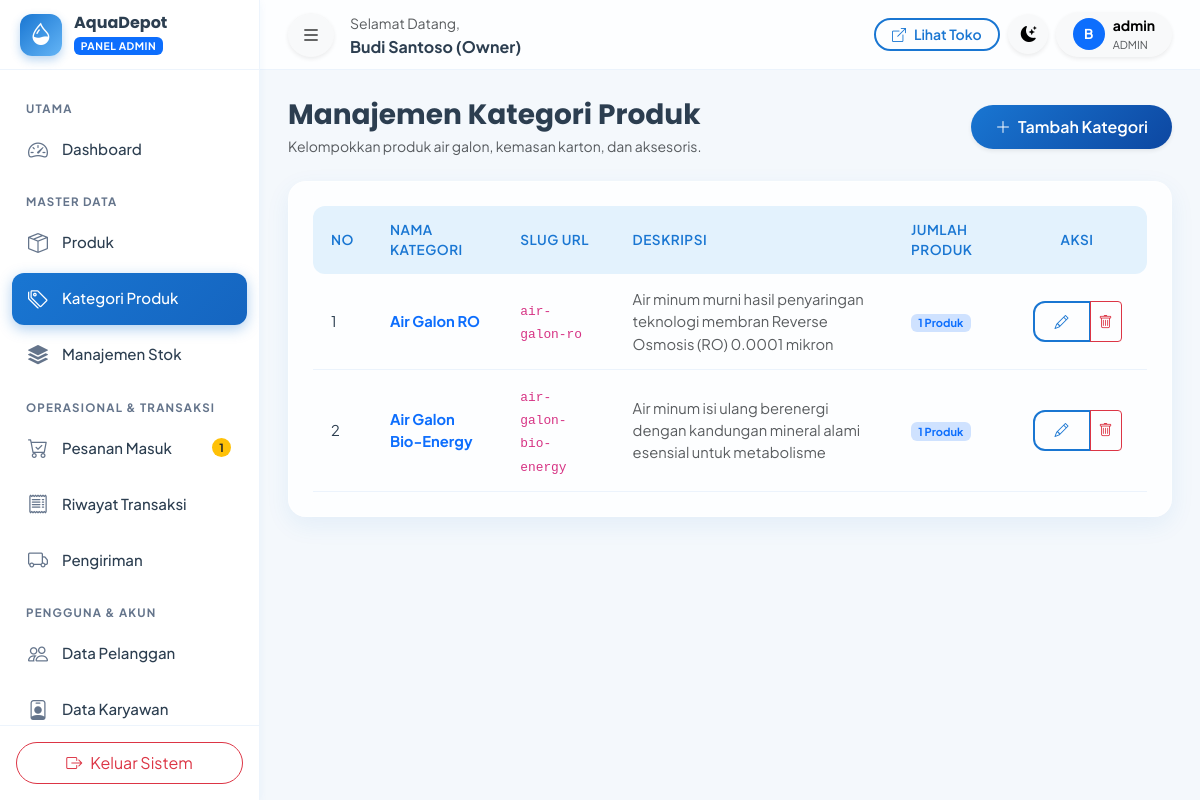
The app's page /admin/kategori.php (signed in) with its own data.
### tables this page shows
CREATE TABLE `pengaturan` (
  `id` INT AUTO_INCREMENT PRIMARY KEY,
  `nama_depot` VARCHAR(100) NOT NULL DEFAULT 'AquaDepot',
  `slogan` VARCHAR(255) DEFAULT 'Air Minum Bersih, Sehat, dan Higienis untuk Keluarga Anda',
  `alamat` TEXT NOT NULL,
  `no_telepon` VARCHAR(20) DEFAULT '081234567890',
  `no_whatsapp` VARCHAR(20) DEFAULT '6281234567890',
  `email` VARCHAR(100) DEFAULT 'info@aquadepot.id',
  `jam_operasional` VARCHAR(100) DEFAULT 'Senin - Minggu: 07.00 - 20.00 WIB',
  `ongkos_kirim_default` DECIMAL(12,2) DEFAULT 3000.00,
  `rekening_bank` TEXT DEFAULT 'Bank BCA: 123-456-7890 a.n. AquaDepot\nBank Mandiri: 987-654-3210 a.n. AquaDepot',
  `maps_embed` TEXT DEFAULT '<iframe src=\"https://maps.google.com/maps?q=Jl.+Ki+Penjawi+12-10,+Sidorejo+Lor,+Kec.+Sidorejo,+Kota+Salatiga,+Jawa+Tengah+50714&t=&z=15&ie=UTF8&iwloc=&output=embed\" width=\"100%\" height=\"350\" style=\"border:0;\" allowfullscreen=\"\" loading=\"lazy\"></iframe>',
  `logo` VARCHAR(255) DEFAULT 'logo.png',
  `updated_at` DATETIME DEFAULT CURRENT_TIMESTAMP ON UPDATE CURRENT_TIMESTAMP
);

CREATE TABLE `kategori` (
  `id` INT AUTO_INCREMENT PRIMARY KEY,
  `nama_kategori` VARCHAR(100) NOT NULL,
  `slug` VARCHAR(100) NOT NULL UNIQUE,
  `deskripsi` TEXT NULL,
  `created_at` DATETIME DEFAULT CURRENT_TIMESTAMP,
  `updated_at` DATETIME DEFAULT CURRENT_TIMESTAMP ON UPDATE CURRENT_TIMESTAMP
);

### config/config.php (called while the page is built, shortened)
<?php
function base_url($path = '') {
    $path = ltrim($path, '/');
    return BASE_URL . ($path ? '/' . $path : '');
}
function url($path = '') {
    return base_url($path);
}
function asset($path = '') {
    return base_url('assets/' . ltrim($path, '/'));
}
function get_pengaturan() {
    static $settings = null;
    if ($settings === null) {
        try {
            $db = Database::getConnection();
            $stmt = $db->query("SELECT * FROM pengaturan LIMIT 1");
            $settings = $stmt->fetch();
        } catch (Exception $e) {
            $settings = [
                'nama_depot' => 'AquaDepot',
                'slogan' => 'Air Bersih & Higienis',
                'alamat' => 'Jl. Ki Penjawi 12-10, Sidorejo Lor, Kec. Sidorejo, Kota Salatiga, Jawa Tengah 50714',
                'no_telepon' => '081234567890',
                'no_whatsapp' => '6281234567890',
                'email' => 'info@aquadepot.id',
                'jam_operasional' => '07.00 - 20.00 WIB',
                'ongkos_kirim_default' => 3000,
                'rekening_bank' => 'BCA: 123-456-7890 a/n AquaDepot'
            ];
        }
    }
    return $settings;
}

### admin/kategori.php (the view, shortened to what this page needs)
<?php
require_once __DIR__ . '/../config/config.php';
$db = Database::getConnection();
$categories = $db->query("
    SELECT k.*, COUNT(p.id) as total_produk
    FROM kategori k
    LEFT JOIN produk p ON k.id = p.kategori_id
    GROUP BY k.id
    ORDER BY k.id ASC
")->fetchAll();
?>
<!DOCTYPE html>
<html lang="id" data-bs-theme="light">
<head>
    <link href="https://cdn.jsdelivr.net/npm/bootstrap@5.3.3/dist/css/bootstrap.min.css" rel="stylesheet">
    <link rel="stylesheet" href="https://cdn.jsdelivr.net/npm/bootstrap-icons@1.11.3/font/bootstrap-icons.min.css">
    <link rel="stylesheet" href="https://cdn.jsdelivr.net/npm/sweetalert2@11/dist/sweetalert2.min.css">
    <link rel="stylesheet" href="<?= asset('css/style.css') ?>">
</head>
<body data-base-url="<?= base_url() ?>">
<div class="app-wrapper">
    <?php require_once __DIR__ . '/../includes/sidebar_admin.php'; ?>
    <div class="app-main">
        <?php require_once __DIR__ . '/../includes/topbar.php'; ?>
        <div class="app-content">
            <div class="d-flex flex-wrap justify-content-between align-items-center gap-3 mb-4">
                <div>
                    <h3 class="fw-bold mb-1">Manajemen Kategori Produk</h3>
                    <p class="text-muted small mb-0">Kelompokkan produk air galon, kemasan karton, dan aksesoris.</p>
                </div>
                <button type="button" class="btn btn-primary rounded-pill px-4 shadow-sm" data-bs-toggle="modal" data-bs-target="#categoryModal" onclick="openCreateModal()">
                    <i class="bi bi-plus-lg me-1"></i> Tambah Kategori
                </button>
            </div>
            <div class="glass-card p-4">
                <div class="table-responsive">
                    <table class="table-modern">
                        <thead>
                            <tr>
                                <th style="width: 5%;">No</th>
                                <th>Nama Kategori</th>
                                <th>Slug URL</th>
                                <th>Deskripsi</th>
                                <th>Jumlah Produk</th>
                                <th class="text-center" style="width: 140px;">Aksi</th>
                            </tr>
                        </thead>
                        <tbody>
                            <?php $no = 1; foreach ($categories as $cat): ?>
                                <tr>
                                    <td><?= $no++ ?></td>
                                    <td class="fw-bold text-primary"><?= htmlspecialchars($cat['nama_kategori']) ?></td>
                                    <td><code><?= htmlspecialchars($cat['slug']) ?></code></td>
                                    <td class="small text-muted"><?= htmlspecialchars($cat['deskripsi'] ?: '-') ?></td>
                                    <td>
                                        <span class="badge bg-primary-subtle text-primary"><?= $cat['total_produk'] ?> Produk</span>
                                    </td>
                                    <td class="text-center">
                                        <div class="btn-group btn-group-sm">
                                            <button type="button" class="btn btn-outline-primary" onclick='openEditModal(<?= json_encode($cat) ?>)' title="Edit Kategori">
                                                <i class="bi bi-pencil"></i>
                                            </button>
                                            <button type="button" class="btn btn-outline-danger" onclick="confirmDelete('<?= url('admin/kategori.php?delete=' . $cat['id']) ?>', 'kategori <?= htmlspecialchars(addslashes($cat['nama_kategori'])) ?>')" title="Hapus Kategori">
                                                <i class="bi bi-trash"></i>
                                            </button>
                                        </div>
                                    </td>
                                </tr>
                            <?php endforeach; ?>
                        </tbody>
                    </table>
                </div>
            </div>
        </div>
    </div>
</div>
</body>
</html>

### includes/sidebar_admin.php (shortened to what this page needs)
<?php
require_once __DIR__ . '/../config/config.php';
$pengaturan = get_pengaturan();
try {
    $db = Database::getConnection();
    $stmtPending = $db->query("SELECT COUNT(*) FROM pesanan WHERE status_pesanan = 'menunggu_konfirmasi'");
    $pendingOrdersCount = (int)$stmtPending->fetchColumn();
} catch (Exception $e) {
    $pendingOrdersCount = 0;
    $lowStockCount = 0;
}
$currentFile = basename($_SERVER['PHP_SELF']);
?>
<aside class="app-sidebar">
    <div class="sidebar-brand">
        <div class="brand-icon">
            <i class="bi bi-droplet-half"></i>
        </div>
        <div class="overflow-hidden">
            <h6 class="mb-0 fw-bold text-truncate"><?= htmlspecialchars($pengaturan['nama_depot']) ?></h6>
            <span class="badge bg-primary text-uppercase" style="font-size: 0.65rem; letter-spacing: 0.5px;">Panel Admin</span>
        </div>
    </div>
    <div class="sidebar-menu">
        <div class="menu-title">Utama</div>
        <ul class="nav flex-column">
            <li class="nav-item">
                <a class="nav-link <?= ($currentFile == 'index.php') ? 'active' : '' ?>" href="<?= url('admin/index.php') ?>">
                    <i class="bi bi-speedometer2"></i>
                    <span>Dashboard</span>
                </a>
            </li>
        </ul>
        <div class="menu-title">Master Data</div>
        <ul class="nav flex-column">
            <li class="nav-item">
                <a class="nav-link <?= ($currentFile == 'produk.php') ? 'active' : '' ?>" href="<?= url('admin/produk.php') ?>">
                    <i class="bi bi-box-seam"></i>
                    <span>Produk</span>
                </a>
            </li>
            <li class="nav-item">
                <a class="nav-link <?= ($currentFile == 'kategori.php') ? 'active' : '' ?>" href="<?= url('admin/kategori.php') ?>">
                    <i class="bi bi-tags"></i>
                    <span>Kategori Produk</span>
                </a>
            </li>
            <li class="nav-item">
                <a class="nav-link <?= ($currentFile == 'stok.php') ? 'active' : '' ?>" href="<?= url('admin/stok.php') ?>">
                    <i class="bi bi-stack"></i>
                    <span>Manajemen Stok</span>
                </a>
            </li>
        </ul>
        <div class="menu-title">Operasional & Transaksi</div>
        <ul class="nav flex-column">
            <li class="nav-item">
                <a class="nav-link <?= ($currentFile == 'pesanan.php') ? 'active' : '' ?>" href="<?= url('admin/pesanan.php') ?>">
                    <i class="bi bi-cart-check"></i>
                    <span>Pesanan Masuk</span>
                    <?php if ($pendingOrdersCount > 0): ?>
                        <span class="badge rounded-pill bg-warning text-dark ms-auto"><?= $pendingOrdersCount ?></span>
                    <?php endif; ?>
                </a>
            </li>
            <li class="nav-item">
                <a class="nav-link <?= ($currentFile == 'transaksi.php') ? 'active' : '' ?>" href="<?= url('admin/transaksi.php') ?>">
                    <i class="bi bi-receipt"></i>
                    <span>Riwayat Transaksi</span>
                </a>
            </li>
            <li class="nav-item">
                <a class="nav-link <?= ($currentFile == 'pengiriman.php') ? 'active' : '' ?>" href="<?= url('admin/pengiriman.php') ?>">
                    <i class="bi bi-truck"></i>
                    <span>Pengiriman</span>
                </a>
            </li>
        </ul>
        <div class="menu-title">Pengguna & Akun</div>
        <ul class="nav flex-column">
            <li class="nav-item">
                <a class="nav-link <?= ($currentFile == 'pelanggan.php') ? 'active' : '' ?>" href="<?= url('admin/pelanggan.php') ?>">
                    <i class="bi bi-people"></i>
                    <span>Data Pelanggan</span>
                </a>
            </li>
            <li class="nav-item">
                <a class="nav-link <?= ($currentFile == 'karyawan.php') ? 'active' : '' ?>" href="<?= url('admin/karyawan.php') ?>">
                    <i class="bi bi-person-badge"></i>
                    <span>Data Karyawan</span>
                </a>
            </li>
        </ul>
    </div>
    <div class="p-3 border-top mt-auto" style="border-color: var(--card-border) !important;">
        <a href="<?= url('auth/logout.php') ?>" class="btn btn-outline-danger w-100 rounded-pill py-2 d-flex align-items-center justify-content-center gap-2">
            <i class="bi bi-box-arrow-right"></i>
            <span>Keluar Sistem</span>
        </a>
    </div>
</aside>

### records on screen
pengaturan: nama_depot "AquaDepot"
kategori: nama_kategori "Air Galon RO", slug "air-galon-ro", deskripsi "Air minum murni hasil penyaringan teknologi membran Reverse Osmosis (RO) 0.0001 mikron", total_produk "1"
kategori: nama_kategori "Air Galon Bio-Energy", slug "air-galon-bio-energy", deskripsi "Air minum isi ulang berenergi dengan kandungan mineral alami esensial untuk metabolisme", total_produk "1"

### other values on screen
$pendingOrdersCount "1"
$user['nama_lengkap'] "Budi Santoso (Owner)"
substr($user['nama_lengkap'] ?? 'U', 0, 1) "B"
$user['username'] "admin"
$user['role_name'] "ADMIN"
